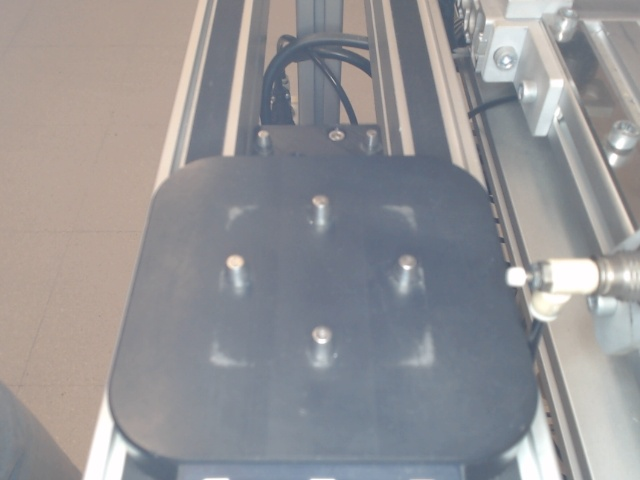
#> input picture data/Imagenes_FMS/FMS201/captura_35.jpg, 640 x 480 px, found by its file name
$ python ver_procesamiento_fms202.py captura_35.jpg
#> lines starting #> are read from the running program, lines starting #| are printed output that depends on the picture
### src/vision/utils/preprocesamiento.py
"""
Pasos de preprocesado de imagen compartidos por las 4 estaciones del FMS-200.

Por qué un módulo aparte: las 4 estaciones usan la misma cámara y el mismo
encuadre (la pieza base siempre aparece igual), así que los primeros pasos
del pipeline (pasar a grises, suavizar, binarizar y buscar contornos) son
técnicas 100% genéricas, sin nada específico de ninguna estación en concreto.
Se extrajeron aquí al empezar FMS-202, al comprobar que iban a ser una copia
exacta de las mismas funciones ya escritas para FMS-201 (ver
docs/bitacora_algoritmos.txt).

Lo que SÍ sigue siendo específico de cada estación (y por tanto no vive
aquí) son los umbrales de área/distancia para encontrar la pieza y toda la
lógica de decisión final: cada fms20X.py mantiene lo suyo.
"""

import cv2 as cv
import numpy as np


def recortar_roi(imagen_bgr, roi):
    """
    Recorta la imagen a una región de interés (ROI) fija: x1, y1, x2, y2 en
    píxeles.

    Por qué es genérica y no específica de una estación: la cámara está fija
    en las 4 estaciones y la pieza cae siempre en la misma zona del
    encuadre, así que el recorte en sí es idéntico en las 4; lo único que
    cambia es la propia región (definida como constante ROI en cada
    fms20X.py, medida por separado para cada estación).
    """
    x1, y1, x2, y2 = roi
    return imagen_bgr[y1:y2, x1:x2]


# [99 lines left out: functions convertir_a_grises, suavizar, binarizar, encontrar_contornos, encontrar_hueco_principal, not called in this run]


# Kernel para el cierre morfológico (ver limpiar_binaria).
_KERNEL_CIERRE = np.ones((5, 5), np.uint8)


# [18 lines left out: function limpiar_binaria, not called in this run]

### scripts/ver_procesamiento_fms202.py
"""
Script de apoyo para VER paso a paso qué le hace el algoritmo de FMS-202 a
una imagen concreta. No forma parte del sistema final: es una herramienta de
desarrollo para ir comprobando cada paso del algoritmo mientras lo construimos.

Uso:
    python scripts/ver_procesamiento_fms202.py captura_35.jpg
"""

import sys
from pathlib import Path

import cv2 as cv

RAIZ_REPO = Path(__file__).resolve().parents[1]
sys.path.insert(0, str(RAIZ_REPO))

from src.vision.fms202.fms202 import ROI, recortar_roi

CARPETA_IMAGENES = RAIZ_REPO / "data" / "Imagenes_FMS" / "FMS202"
CARPETA_SALIDA = RAIZ_REPO / "outputs" / "fms202"


def procesar_una_imagen(nombre_imagen):
#> called with nombre_imagen = 'captura_35.jpg'
    ruta_imagen = CARPETA_IMAGENES / nombre_imagen
    imagen = cv.imread(str(ruta_imagen))
#> imagen is the input picture: shape (480, 640, 3); mean B, G, R 149.8, 147.4, 148.3
    if imagen is None:
        print(f"No se pudo leer la imagen: {ruta_imagen}")
        return None

    recorte = recortar_roi(imagen, ROI)
#> in recortar_roi, `return imagen_bgr[y1:y2, x1:x2]`:
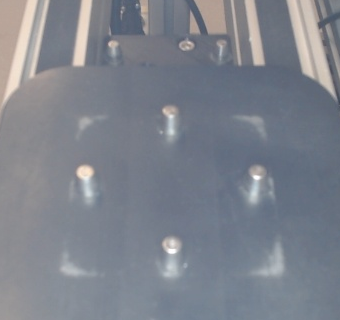
#> returned value: shape (320, 340, 3); mean of channels 0, 1, 2 140.6, 131, 126.3; drawn as B, G, R

    prefijo = Path(nombre_imagen).stem
    carpeta = CARPETA_SALIDA / prefijo
    carpeta.mkdir(parents=True, exist_ok=True)

    cv.imwrite(str(carpeta / "1_original.png"), imagen)
    cv.imwrite(str(carpeta / "2_roi.png"), recorte)

    return None  # todavia no hay estado: solo estamos viendo el ROI


def main():
    if len(sys.argv) > 1:
        nombres = sys.argv[1:]
    else:
        # Un caso de cada categoria: sin pieza, negro, bolas.
        nombres = ["captura_1.jpg", "captura_35.jpg", "captura_78.jpg"]

    for nombre in nombres:
        procesar_una_imagen(nombre)
        print(f"[{nombre}] resultados guardados en: {CARPETA_SALIDA / Path(nombre).stem}")


if __name__ == "__main__":
    main()

$ run again, with data/Imagenes_FMS/FMS201/captura_10.jpg copied over data/Imagenes_FMS/FMS201/captura_35.jpg
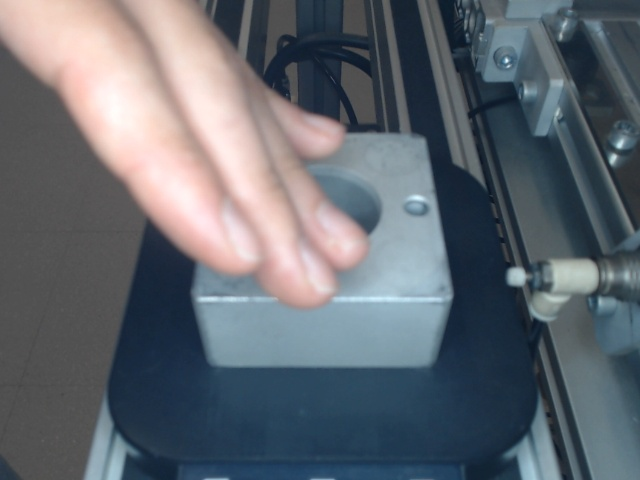
#> input picture data/Imagenes_FMS/FMS201/captura_10.jpg, 640 x 480 px, found by its file name
#> in procesar_una_imagen, imagen is the input picture: shape (480, 640, 3); mean B, G, R 112.4, 104.7, 98.6
#> in recortar_roi, `return imagen_bgr[y1:y2, x1:x2]`:
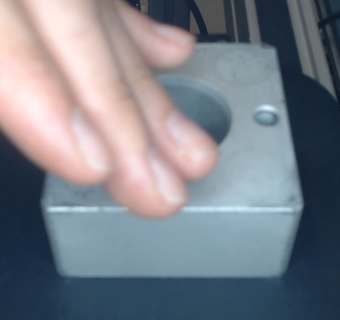
#> returned value: shape (320, 340, 3); mean of channels 0, 1, 2 137.8, 128.7, 124.3; drawn as B, G, R

$ run again, with data/Imagenes_FMS/FMS201/captura_11.jpg copied over data/Imagenes_FMS/FMS201/captura_35.jpg
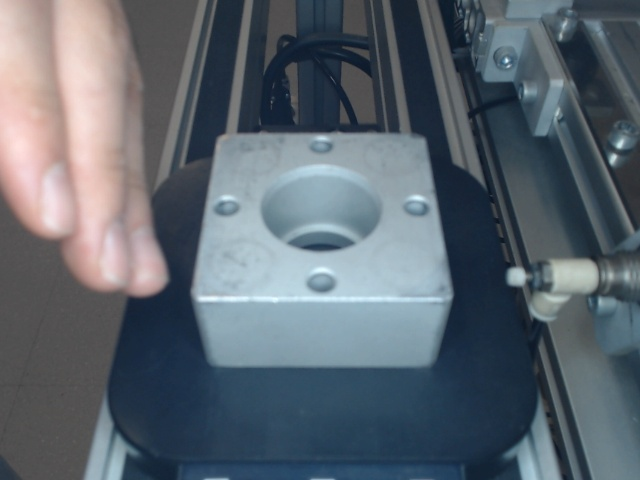
#> input picture data/Imagenes_FMS/FMS201/captura_11.jpg, 640 x 480 px, found by its file name
#> in procesar_una_imagen, imagen is the input picture: shape (480, 640, 3); mean B, G, R 111.6, 102.4, 92.6
#> in recortar_roi, `return imagen_bgr[y1:y2, x1:x2]`:
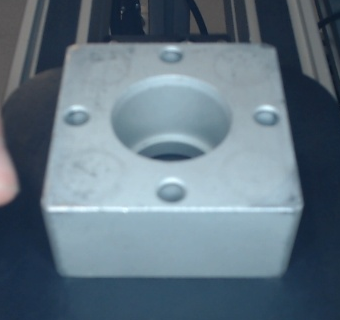
#> returned value: shape (320, 340, 3); mean of channels 0, 1, 2 129.7, 116.4, 98; drawn as B, G, R
